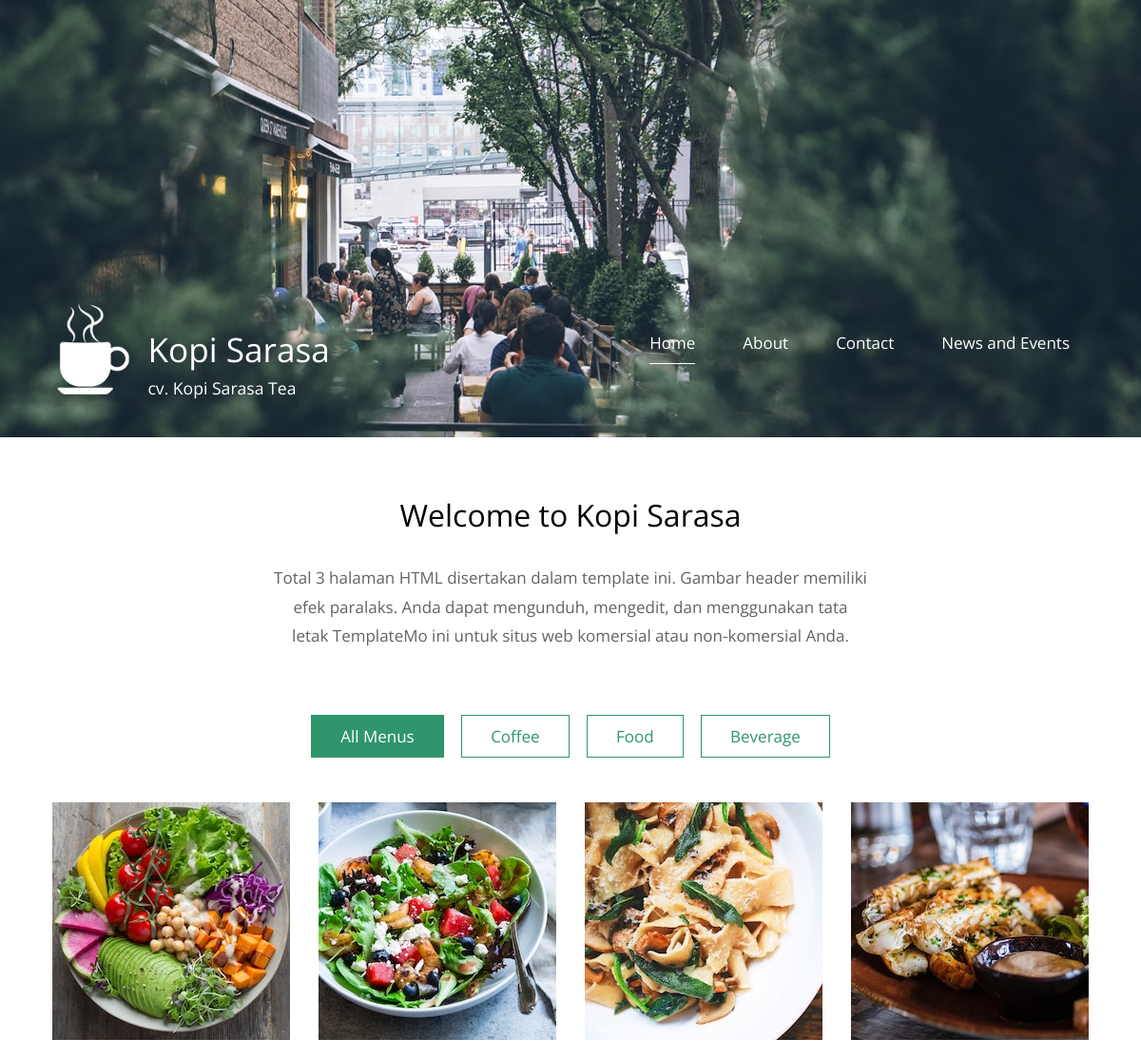
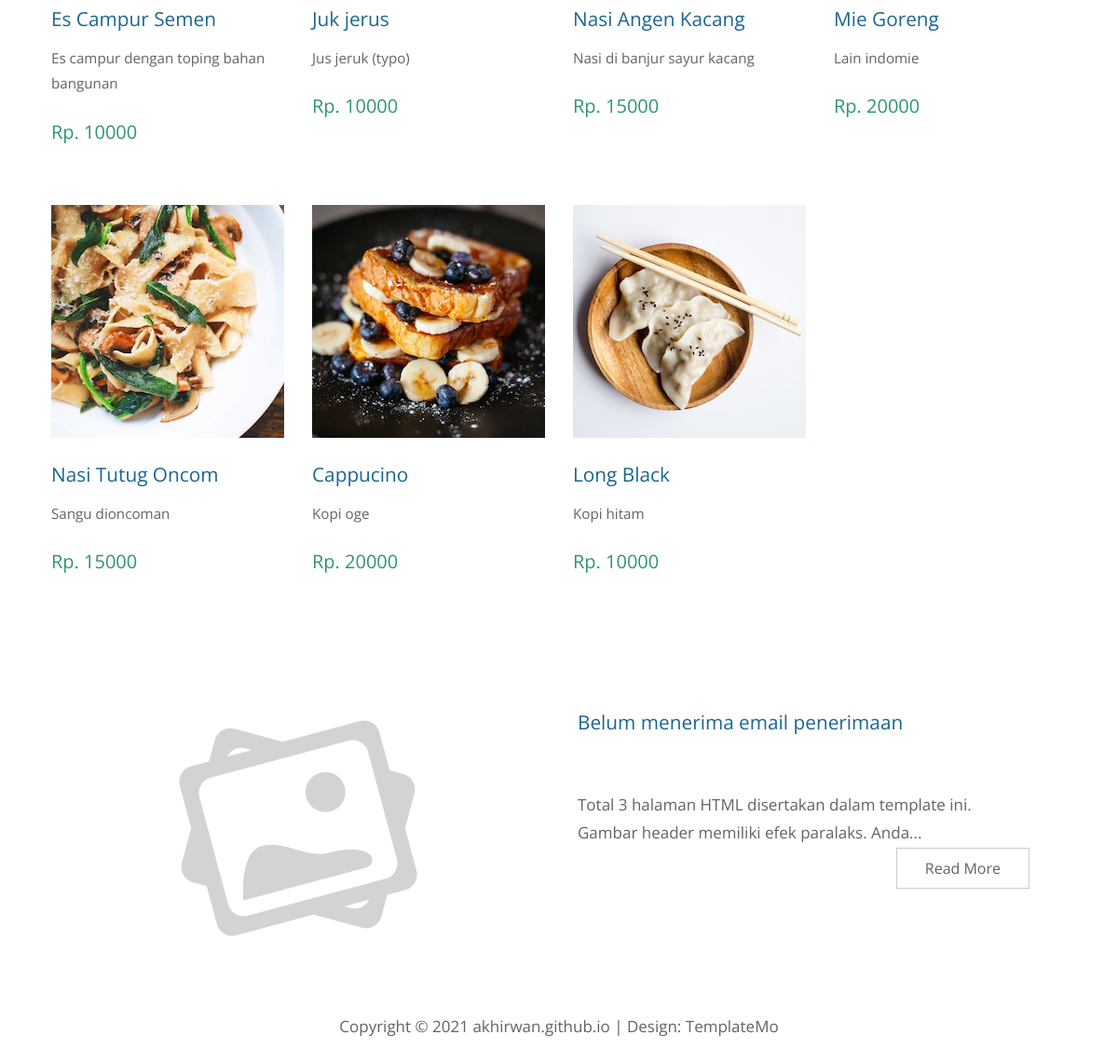
The page / on the database its author committed (2 pictures, top to bottom).
### tables this page shows
CREATE TABLE `config_info` (
  `app_name` varchar(255) NOT NULL,
  `company` varchar(255) NOT NULL,
  `phone1` varchar(20) NOT NULL,
  `phone2` varchar(20) NOT NULL,
  `address` varchar(255) NOT NULL,
  `email` varchar(50) NOT NULL,
  `link_fb` varchar(100) NOT NULL,
  `link_ig` varchar(100) NOT NULL,
  `link_tw` varchar(100) NOT NULL,
  `link_yt` varchar(100) NOT NULL,
  `map` varchar(500) NOT NULL,
  `desc_title` varchar(100) NOT NULL,
  `description` text NOT NULL,
  `logo` varchar(255) NOT NULL,
  `desc_banner` varchar(45) NOT NULL,
  `head_banner` varchar(45) NOT NULL,
  `body_banner` varchar(45) NOT NULL
);

CREATE TABLE `quotes` (
  `id` int(11) NOT NULL,
  `paging` varchar(20) NOT NULL,
  `quote` text NOT NULL,
  `is_active` tinyint(1) NOT NULL DEFAULT 0
);

CREATE TABLE `categories` (
  `id` int(11) NOT NULL,
  `name` varchar(50) NOT NULL,
  `description` varchar(255) NOT NULL,
  `created_at` int(20) NOT NULL,
  `modified_at` int(20) NOT NULL,
  `created_by` varchar(50) NOT NULL,
  `modified_by` varchar(50) NOT NULL,
  `is_active` tinyint(1) NOT NULL DEFAULT 0
);

CREATE TABLE `items` (
  `id` int(11) NOT NULL,
  `code` varchar(50) NOT NULL,
  `name` varchar(255) NOT NULL,
  `description` text NOT NULL,
  `picture` varchar(255) NOT NULL,
  `price` int(20) NOT NULL,
  `category` int(11) NOT NULL,
  `created_at` int(20) NOT NULL,
  `modified_at` int(11) NOT NULL,
  `created_by` varchar(50) NOT NULL,
  `modified_by` varchar(50) NOT NULL,
  `is_active` tinyint(1) NOT NULL DEFAULT 0
);

CREATE TABLE `articles` (
  `id` int(11) NOT NULL,
  `title` varchar(50) NOT NULL,
  `slug` varchar(255) NOT NULL,
  `content` text NOT NULL,
  `display` int(11) NOT NULL,
  `is_published` int(11) NOT NULL,
  `picture` varchar(50) NOT NULL,
  `created_at` int(20) NOT NULL,
  `modified_at` int(20) NOT NULL,
  `created_by` varchar(50) NOT NULL,
  `modified_by` varchar(50) NOT NULL,
  `is_active` tinyint(1) NOT NULL DEFAULT 0
);

### application/controllers/Home.php (called while the page is built, shortened)
<?php defined('BASEPATH') OR exit('No direct script access allowed');
class Home extends CI_Controller {
	function __construct(){
		$this->load->model('Model_app');
	}
	public function Index()	{
		$data['config']	= $this->Model_app->get_data('config_info')->row();
		$data['title'] = 'Home';
		$data['meta_keyword'] = $data['config']->app_name;
		$data['meta_description'] = $data['config']->company;
		$data['active_home'] = 'active';
		$data['quotes'] = $this->db->query("SELECT * FROM quotes WHERE paging = 'home' AND is_active = 1")->result();
		$data['categories'] = $this->Model_app->edit_data(['is_active' => 1], 'categories')->result();
		$data['items'] = $this->Model_app->order_data(['is_active' => 1], 'id', 'DESC', 'items')->result();
		$data['headlines'] = $this->Model_app->order_data(['is_published' => 1, 'display' => 1], 'id', 'DESC', 'articles')->result();
		$this->load->view('template/header', $data);
		$this->load->view('public/index', $data);
		$this->load->view('template/footer', $data);
	}
}

### index.php (called while the page is built, shortened)
<?php
require_once BASEPATH.'core/CodeIgniter.php';

### application/models/Model_app.php (called while the page is built, shortened)
<?php
class Model_app extends CI_Model{
	function order_data($where, $orderBy, $order, $table){
		$this->db->order_by($orderBy, $order);
		return $this->db->get_where($table, $where);
	}
	function get_data($table){
		return $this->db->get($table);
	}
	function edit_data($where, $table){
		return $this->db->get_where($table, $where);
	}
}
?>

### application/views/public/index.php (the view, shortened to what this page needs)
<?php $quo = (isset($quotes[0]->quote)) ? $quotes[0]->quote : ' '; $page = explode('/',$_SERVER['PHP_SELF']);?>
<main>
    <header class="row tm-welcome-section">
        <h2 class="col-12 text-center tm-section-title">Welcome to <?php echo $config->app_name ?></h2>
        <p class="col-12 text-center"><?php echo $quo; ?></p>
    </header>
    <div class="tm-paging-links">
        <nav>
            <ul>
                <li class="tm-paging-item">
                    <a href="<?php echo base_url();?>" class="tm-paging-link active">All Menus</a>
                </li>
                <?php foreach($categories as $cat){ ?>
                    <li class="tm-paging-item">
                        <a href="<?php echo base_url().'home/'.$cat->id;?>" class="tm-paging-link">
                            <?php echo $cat->name;?>
                        </a>
                    </li>
                <?php } ?>
            </ul>
        </nav>
    </div>
    <div class="row tm-gallery">
        <div id="tm-gallery-page-pizza" class="tm-gallery-page">
            <?php foreach($items as $key => $item){?>
            <article class="col-12 tm-gallery-item">
                <figure>
                    <img src="<?php echo base_url('assets/public/img/items/'.$item->picture)?>" alt="Image" class="img-fluid tm-gallery-img" />
                    <figcaption>
                        <h4 class="tm-gallery-title"><?php echo $item->name;?></h4>
                        <p class="tm-gallery-description"><?php echo $item->description;?></p>
                        <p class="tm-gallery-price">Rp. <?php echo $item->price;?></p>
                    </figcaption>
                </figure>
            </article>
            <?php } ?>
        </div>
    </div>
    <?php
    foreach($headlines as $head) {
    if($head->picture != ""){
        $pic = base_url().'assets/public/img/articles/'.$head->picture;
    }else{
        $pic = base_url().'assets/public/img/default/default.png';
    }?>
    <div class="tm-section tm-container-inner">
        <div class="row">
            <div class="col-md-6">
                <figure class="tm-description-figure">
                    <img src="<?php echo $pic;?>" alt="Image" class="img-fluid" />
                </figure>
            </div>
            <div class="col-md-6">
                <div class="tm-description-box">
                    <h4 class="tm-gallery-title"><?php echo $head->title;?></h4>
                    <p class="tm-mb-45"><?php if(strlen($head->content) > 150) echo substr($head->content, 0, 97) . '...'?></p>
                    <a href="<?php echo base_url().'news/'.$head->created_at.'-'.$head->slug;?>" class="tm-btn tm-btn-default tm-right">Read More</a>
                </div>
            </div>
        </div>
    </div>
    <?php } ?>
</main>

### application/views/template/header.php (shortened to what this page needs)
<!DOCTYPE html>
<html>
<head>
    <link href="<?php echo base_url('assets/public/css/all.min.css')?>" rel="stylesheet" />
	<link href="<?php echo base_url('assets/public/css/templatemo-style.css')?>" rel="stylesheet" />
</head>
<body>
	<?php
		if($config->logo){
			$logo = base_url().'assets/public/img/logo/'.$config->logo;
		} else {
			$logo = base_url().'assets/public/img/default/default.png';
		}
	?>
	<div class="container">
		<div class="placeholder">
			<div class="parallax-window" data-parallax="scroll" data-image-src="<?php echo (isset($config->head_banner)) ? base_url().'assets/public/img/header/'.$config->head_banner : '';?>">
				<div class="tm-header">
					<div class="row tm-header-inner">
						<div class="col-md-6 col-12">
							<img src="<?php echo $logo; ?>" width="96" alt="Logo" class="tm-site-logo" />
							<div class="tm-site-text-box">
								<h1 class="tm-site-title"><?php echo $config->app_name ?></h1>
								<h6 class="tm-site-description"><?php echo $config->company ?></h6>
							</div>
						</div>
						<nav class="col-md-6 col-12 tm-nav">
							<ul class="tm-nav-ul">
								<li class="tm-nav-li"><a href="<?php echo base_url();?>" class="tm-nav-link <?php if(isset($active_home)){echo $active_home ;}?>">Home</a></li>
								<li class="tm-nav-li"><a href="<?php echo base_url().'about';?>" class="tm-nav-link <?php if(isset($active_about)){echo $active_about ;}?>">About</a></li>
								<li class="tm-nav-li"><a href="<?php echo base_url().'contact';?>" class="tm-nav-link <?php if(isset($active_contact)){echo $active_contact ;}?>">Contact</a></li>
								<li class="tm-nav-li"><a href="<?php echo base_url().'news';?>" class="tm-nav-link <?php if(isset($active_news)){echo $active_news ;}?>">News and Events</a></li>
							</ul>
						</nav>
					</div>
				</div>
			</div>
		</div>

### application/views/template/footer.php (shortened to what this page needs)
		<footer class="tm-footer text-center">
			<p>Copyright &copy; 2021 <a href="https://akhirwan.github.io/" target="_blank">akhirwan.github.io</a>
            | Design: <a rel="nofollow" href="#">TemplateMo</a></p>
		</footer>
	</div>
</body>
</html>

### assets/public/css/templatemo-style.css (style rules this page uses)
ul, nav, body, h1, h2, h4, h6, p, figure { margin: 0; padding: 0; }
a, button { transition: all 0.3s ease; }
html { box-sizing: border-box; -ms-overflow-style: scrollbar; }
*, *::before, *::after { box-sizing: inherit; }
.container { width: 100%; max-width: 1200px; margin-right: auto; margin-left: auto; }
.tm-container-inner, .tm-container-inner-2 { padding-left: 15px; padding-right: 15px; }
.row { display: -ms-flexbox; display: flex; -ms-flex-wrap: wrap; flex-wrap: wrap; margin-left: -15px; margin-right: -15px; }
.col-lg-3, .col-lg-4, .col-lg-6, .col-md-4, .col-md-6, .col-sm-6, .col-12 { position: relative; width: 100%; padding-right: 15px; padding-left: 15px; }
.col-12 { -ms-flex: 0 0 100%; flex: 0 0 100%; max-width: 100%; }
@media (min-width: 768px) { .col-md-6 { -ms-flex: 0 0 50%; flex: 0 0 50%; max-width: 50%; } }
.tm-btn { display: inline-block; font-size: 1rem; width: auto; padding: 10px 30px; text-decoration: none; cursor: pointer; border: 0; }
.tm-btn-default { border: 1px solid #ccc; background-color: transparent; color: #626364; }
.tm-mb-45 { margin-bottom: 45px; }
.text-center { text-align: center; }
.img-fluid { max-width: 100%; height: auto; }
body { font-family: 'Open Sans', Arial, sans-serif; font-size: 17px; background-color: #ccc; overflow-x: hidden; }
.container { background-color: white; }
p, address { color: #626364; line-height: 1.8; }
.placeholder { width: 100%; min-height: 460px; background-color: #556E5B; }
.parallax-window { min-height: 460px; background: transparent; position: relative; }
.tm-header { position: absolute; bottom: 0; left: 0; width: 100%; color: white; z-index: 1000; }
.tm-header-inner { padding: 40px 50px; }
.tm-site-logo { display: inline-block; margin-right: 5px; }
.tm-site-text-box { display: inline-block; }
.tm-site-title { font-size: 2.2rem; font-weight: 400; margin-bottom: 5px; }
.tm-site-description { font-size: 1.1rem; font-weight: 400; }
.tm-nav { text-align: right; margin-top: 30px; }
.tm-nav-ul { display: flex; justify-content: flex-end; }
.tm-nav-li { list-style: none; display: block; margin-bottom: 0; padding-right: 25px; padding-left: 25px; }
.tm-nav-link { color: white; text-decoration: none; padding-bottom: 10px; }
.tm-nav-link.active, .tm-nav-link:hover { border-bottom: 1px solid white; }
.tm-welcome-section { margin: 60px auto; max-width: 655px; }
.tm-section-title { font-size: 2rem; font-weight: 400; margin-bottom: 30px; }
.tm-gallery { margin-bottom: 80px; }
.tm-gallery-page { max-width: 280px; margin-left: auto; margin-right: auto; display: -ms-flexbox; display: flex; -ms-flex-wrap: wrap; flex-wrap: wrap; }
.tm-gallery-description { font-size: 0.95rem; }
.tm-section, .tm-container-inner, .tm-container-inner-2 { margin-left: auto; margin-right: auto; }
@media (min-width: 576px) { .tm-gallery-page { max-width: 560px; } }
@media (min-width: 768px) { .tm-gallery-page, .tm-section, .tm-container-inner, .tm-container-inner-2 { max-width: 840px; } }
@media (min-width: 992px) { .tm-gallery-page, .tm-section { max-width: 1120px; } }
@media (min-width: 992px) { .tm-container-inner { max-width: 1120px; } }
.tm-gallery-item { max-width: 280px; }
.tm-gallery-img { margin-bottom: 20px; }
.tm-gallery-title { font-size: 1.3rem; font-weight: 400; color: #1A6692; margin-bottom: 15px; }
.tm-gallery-description { margin-bottom: 20px; }
.tm-gallery-price { font-size: 1.25rem; color: #2F956D; margin-bottom: 60px; }
.tm-paging-links { text-align: center; margin-bottom: 40px; }
.tm-paging-item { list-style: none; display: inline-block; border: 1px solid #2F956D; margin: 7px; }
.tm-paging-link { padding: 10px 30px; display: flex; align-items: center; justify-content: center; text-decoration: none; color: #2F956D; background-color: transparent; }
.tm-paging-link.active, .tm-paging-link:hover { background-color: #2F956D; color: white; }
.tm-description-figure { text-align: center; }
.tm-description-box { margin-left: auto; margin-right: auto; }
.tm-description-box { padding-left: 0; padding-right: 0; display: flex; flex-direction: column; margin-top: 30px; max-width: 530px; }
@media (min-width: 768px) { .tm-description-box { padding-left: 5px; padding-right: 40px; margin-top: 0; } }
.tm-right { align-self: flex-end; }
.tm-footer { padding: 25px 15px; margin-top: 40px; }
.tm-footer a { color: #626364; text-decoration: none; }

### rows shown on the page
config_info: logo (picture), app_name "Kopi Sarasa", company "cv. Kopi Sarasa Tea"
quotes: quote "Total 3 halaman HTML disertakan dalam template ini. Gambar header memiliki efek paralaks. Anda dapat mengunduh, mengedit, dan menggunakan tata letak TemplateMo ini untuk situs web komersial atau non-komersial Anda."
categories: name "Coffee"
categories: name "Food"
categories: name "Beverage"
items: picture (picture), name "Es Campur Semen", description "Es campur dengan toping bahan bangunan", price "10000"
items: picture (picture), name "Juk jerus", description "Jus jeruk (typo)", price "10000"
items: picture (picture), name "Nasi Angen Kacang", description "Nasi di banjur sayur kacang", price "15000"
items: picture (picture), name "Mie Goreng", description "Lain indomie", price "20000"
items: picture (picture), name "Nasi Tutug Oncom", description "Sangu dioncoman", price "15000"
items: picture (picture), name "Cappucino", description "Kopi oge", price "20000"
items: picture (picture), name "Long Black", description "Kopi hitam", price "10000"
articles: title "Belum menerima email penerimaan", content "Total 3 halaman HTML disertakan dalam template ini. Gambar header memiliki efek paralaks. Anda"
